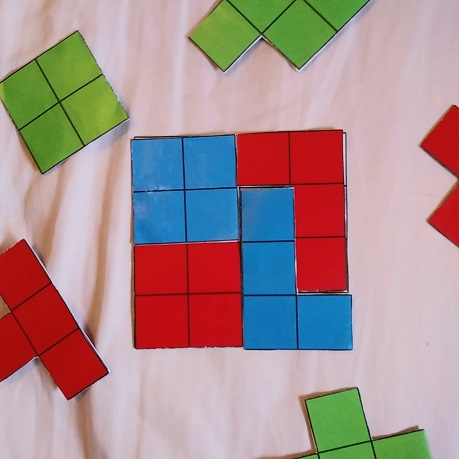
#> input picture ComputerVision/fullHouse.jpg, 459 x 459 px
$ python ComputerVision.py
#> lines starting #> are read from the running program, lines starting #| are printed output that depends on the picture; after the words box and inside, x2 and y2 are one past the last pixel; in counts of white or black regions, pixels touching at a corner belong together
import cv2

# FILE NAME FOR DEMOING
FILE = "fullHouse.jpg"


# Loads the image from file name in COLOR
# Returns the resulting image (OpenCV Image)
def load_image(img_file_name):
    # Load image in gray scale
#> called with img_file_name = 'fullHouse.jpg'
    img = cv2.imread(img_file_name)
#> img is the input picture: shape (459, 459, 3); mean B, G, R 143.8, 142.8, 168.3
    return img


# Applies the necessary thresholding required for processing
# Returns the resulting image (OpenCV Image)
def load_threshold_image(img_file_name):
    # Load image in gray scale
#> called with img_file_name = 'fullHouse.jpg'
    img = cv2.imread(img_file_name, 0)
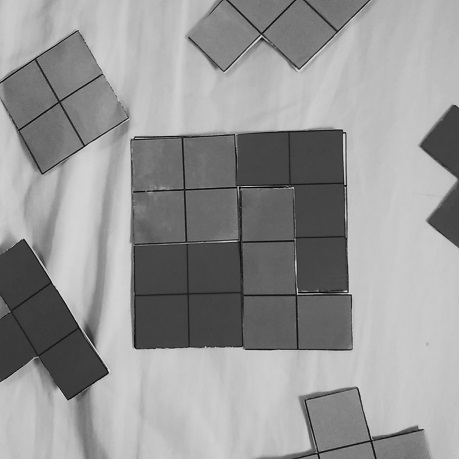
#> img: shape (459, 459); min 0, max 222, mean 150.5
    # Threshold image
    blur = cv2.GaussianBlur(img, (5, 5), 1)
    ret3, thresh = cv2.threshold(blur, 0, 255, cv2.THRESH_BINARY_INV + cv2.THRESH_OTSU)
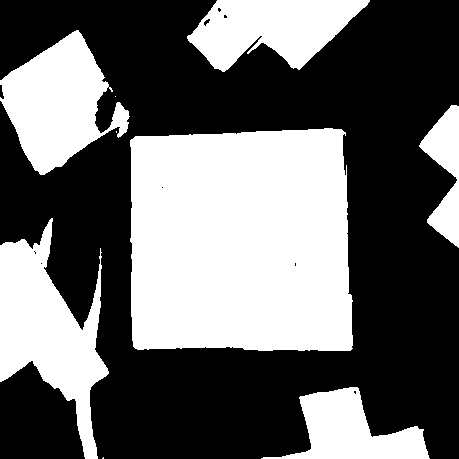
#> thresh: shape (459, 459); 41% white; 9 white regions (3 under 20 px)
#> ret3 = 141

    return thresh


# Given a OpenCV Image of an empty grid (game board) which has been thresholded,
# Returns x, y, w, h coordinates/dimensions of the rectangle which bounds the outer grid
# NOTE: this function relies entirely on the grid border being the largest shape in the image
def find_grid(img):
    def find_largest_contour(cons): # Used to pick out grid from other shape
        if len(cons) < 1:
            return False
        max_index = 0
        for i in range(0, len(cons)):
            if cv2.contourArea(cons[i]) > cv2.contourArea(cons[max_index]):
                max_index = i
        return cons[max_index]

    # cv2.RETR_EXTERNAL argument used to limit search to outermost contours
    contours, hierarchy = cv2.findContours(img, cv2.RETR_EXTERNAL, cv2.CHAIN_APPROX_SIMPLE)
#> contours = 9 contours, 3 with area under 20; largest, box (x1, y1, x2, y2) and area: (130, 128, 353, 351) 46619, (0, 218, 109, 459) 11652, (0, 30, 130, 175) 9978, (187, 0, 370, 72) 8070, (261, 387, 430, 459) 5630, (419, 105, 459, 248) 2740
    border = find_largest_contour(contours)
#> the loop in find_largest_contour, `for i in range(0, len(cons)):` made 9 passes
#> after the loop in find_largest_contour, `for i in range(0, len(cons)):`: max_index = 4
#> border = contour of 137 points, box (x1, y1, x2, y2) (130, 128, 353, 351), area 46619

    x, y, w, h = cv2.boundingRect(border)
#> x = 130; y = 128; w = 223; h = 223
#> `X, Y, W, H = find_grid(THRESH)`: X = 130; Y = 128; W = 223
    return x, y, w, h


def check_color(r, g, b):
    def rgb_to_hsv(r, g, b):
        r, g, b = r / 255.0, g / 255.0, b / 255.0

        mx = max(r, g, b)
        mn = min(r, g, b)
        df = mx - mn
        if mx == mn:
            h = 0
        elif mx == r:
            h = (60 * ((g - b) / df) + 360) % 360
        elif mx == g:
            h = (60 * ((b - r) / df) + 120) % 360
        elif mx == b:
            h = (60 * ((r - g) / df) + 240) % 360
        if mx == 0:
            s = 0
        else:
            s = (df / mx) * 100
        v = mx * 100

        return h,s,v

    h, s, v = rgb_to_hsv(r, g, b)

    if s < 40 or v > 80:
        return "Blank"
    if h > 340 or h < 20:
        return "Red"
    if 100 < h < 140:
        return "Green"
    if 180 < h < 240:
        return "Blue"


# decorator function for 2D list
# from Tomas Vancura
def print_matrix(f):
    # finds the maximum length of a sub-entry in the list.
    def get_max_length(lst):
        max_length = 0
        for item in lst:
            if isinstance(item, list):
                for sub_item in item:
                    sub_item_length = len(str(sub_item))
                    if sub_item_length > max_length:
                        max_length = sub_item_length
        return max_length

    # formats 2d list into n*n string
    def format_matrix(*args):
        f_result = f(*args)  # 2d list output of decorated function

        # break out of formatting if not list
        if not isinstance(f_result, list):
            return f_result
        else:
            margin = get_max_length(f_result) * 3
            format_result = ""

            for item in f_result:
                # break out of formatting if not 2D list
                if not isinstance(item, list):
                    return f_result
                else:
                    format_result += "[" + " " * (margin - 2)
                    for sub_item in item:
                        format_result += ("%" + "%d" % -margin + "s") % sub_item
                    format_result += "]" + "\n"

            print(format_result[:-1])  # ignores last "new line"
        return f_result
    return format_matrix


# Given color image and x, y, w, h of grid border,
# Returns 4x4 color matrix of the grid cells (Colors are either "Red", "Green", "Blue", or "Blank")
# NOTE: assumes grid is 4x4
@print_matrix
def get_colors(img, x, y, w, h):
    cell_width = w / 4
    cell_height = h / 4

    def area_color(i, j):
        # Dimensions of sampling rectangle (somewhat arbitrary)
        sample_width = int(cell_width / 4)
        sample_height = int(cell_height / 4)

        # top left corner of sample
        left_x = int(x + cell_width * i + (cell_width / 2) - sample_width / 2)
        top_y = int(y + cell_height * j + (cell_height / 2) - sample_height / 2)

        # count number of red, green, blue, and blank pixels
        red_count, green_count, blue_count, blank_count = 0, 0, 0, 0
        for dx in range(sample_width):
            for dy in range(sample_height):
                pixel = img[left_x + dx][top_y + dy]
                pix_r, pix_g, pix_b = pixel[2], pixel[1], pixel[0]  # Indices backwards b/c numpy arrays are weird
                pix_color = check_color(pix_r, pix_g, pix_b)
                if pix_color == "Blank": blank_count += 1
                elif pix_color == "Red": red_count += 1
                elif pix_color == "Green": green_count += 1
                elif pix_color == "Blue": blue_count += 1

        # There should be a clear majority in color count if all goes well
        color_max = max(red_count, green_count, blue_count, blank_count)
        if color_max == blank_count: return "Blank"
        if color_max == red_count: return "Red"
        if color_max == green_count: return "Green"
        if color_max == blue_count: return "Blue"

    cell_colors = [["Blank" for i in range(4)] for j in range(4)]
    for i in range(4):
        for j in range(4):
            cell_colors[i][j] = area_color(i, j)

    return cell_colors


# For demoing
# Displays image with grid border drawn in red
def draw_outer_grid(img_file_name):
#> called with img_file_name = 'fullHouse.jpg'
    thresh = load_threshold_image(img_file_name)
    x, y, w, h = find_grid(thresh)
#> the loop in find_largest_contour (call 2), `for i in range(0, len(cons)):` made 9 passes
#> x = 130; y = 128; w = 223; h = 223

    colored = load_image(img_file_name)
    cv2.rectangle(colored, (x, y), (x + w, y + h), (20, 20, 200), 2)
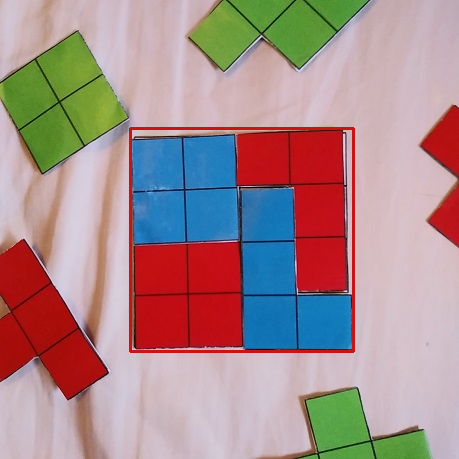
#> colored: shape (459, 459, 3); 1.27% of pixels changed, all inside (x1, y1, x2, y2) = (129, 127, 355, 353)

    cv2.imshow('image', colored)


# DEMO
IMAGE = load_image(FILE)
THRESH = load_threshold_image(FILE)
X, Y, W, H = find_grid(THRESH)
draw_outer_grid(FILE)
get_colors(IMAGE, X, Y, W, H)
cv2.waitKey(0)
cv2.destroyAllWindows()

$ run again, with ComputerVision/test.jpg copied over ComputerVision/fullHouse.jpg
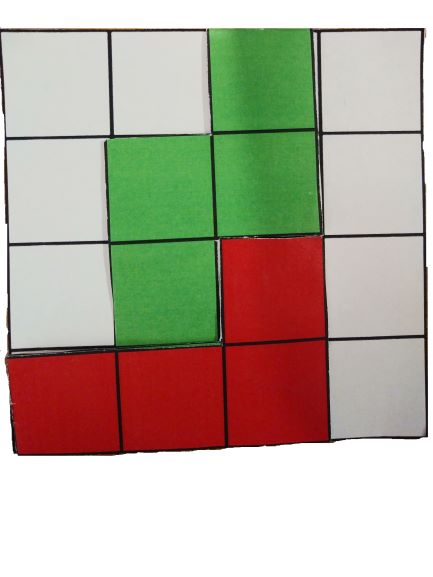
#> input picture ComputerVision/test.jpg, 433 x 577 px
#> in load_image, img is the input picture: shape (577, 433, 3); mean B, G, R 155.5, 171.3, 181.5
#> img: shape (577, 433)
#> in load_threshold_image, `ret3, thresh = cv2.threshold(blur, 0, 255, cv2.THRESH_BINARY_INV + cv2..`:
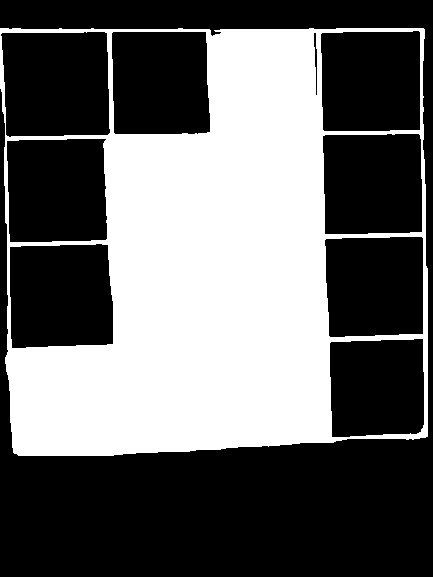
#> thresh: shape (577, 433); 39.5% white; 1 white region
#> ret3 = 157
#> contours = 1 contour; box (x1, y1, x2, y2) and area: (0, 28, 428, 456) 175524
#> the loop in find_largest_contour, `for i in range(0, len(cons)):` made 1 pass
#> after the loop in find_largest_contour, `for i in range(0, len(cons)):`: max_index = 0
#> border = contour of 169 points, box (x1, y1, x2, y2) (0, 28, 428, 456), area 175524
#> in find_grid, `x, y, w, h = cv2.boundingRect(border)`: x = 0; y = 28; w = 428
#> X = 0; Y = 28; W = 428
#> the loop in find_largest_contour (call 2), `for i in range(0, len(cons)):` made 1 pass
#> in draw_outer_grid, `x, y, w, h = find_grid(thresh)`: x = 0; y = 28; w = 428
#> in draw_outer_grid, `cv2.rectangle(colored, (x, y), (x + w, y + h), (20, 20, 200), 2)`:
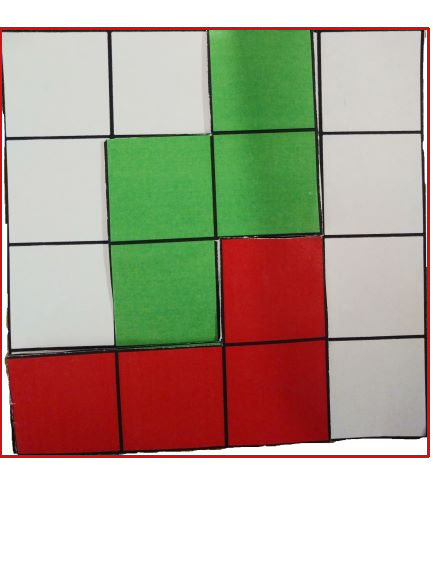
#> colored: shape (577, 433, 3); 1.88% of pixels changed, all inside (x1, y1, x2, y2) = (0, 27, 430, 458)
